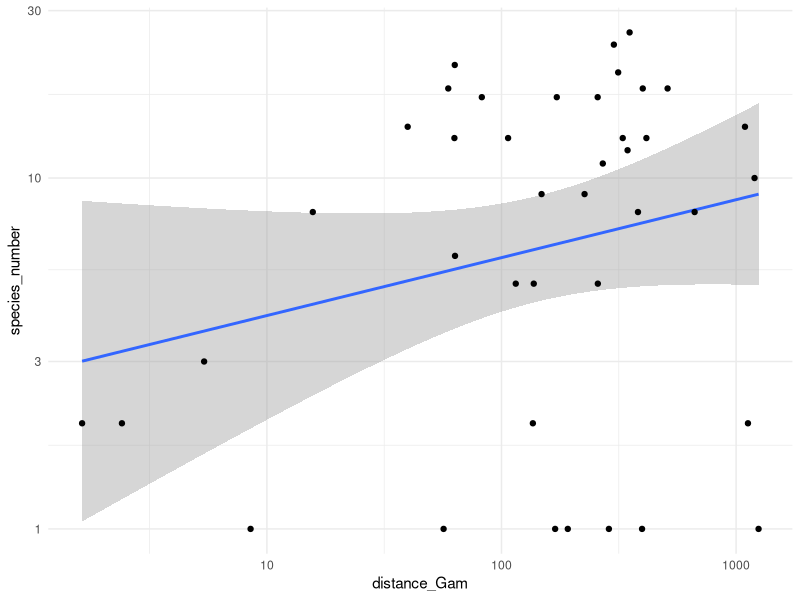
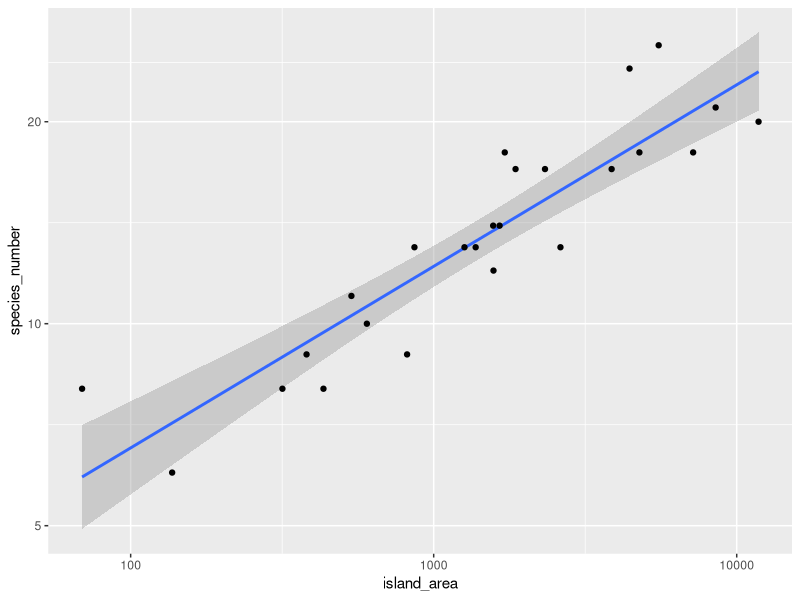

The R source for these figures, in order:
library(readr)
library(dplyr)
library(tidyr)
library(ggplot2)

tree_dat <- read_tsv("island/data/oo_444807.txt", skip = 25) %>% 
  filter(species_number > 0)

tree_dat <- read_csv("island/data/trees.csv")

tree_dat %>% 
  ggplot(aes(x = distance_Gam, y = species_number)) +
  geom_smooth(
    formula = "y ~ x",
    method = "lm"
  ) +
  geom_point() +
  scale_x_log10() +
  scale_y_log10() +
  theme_minimal()

tree_dat |>
  filter(soil_depth_mean > 0) |> 
  ggplot(aes(x = island_area, y = species_number)) +
  geom_smooth(
    formula = y ~ x,
    method = "lm"
  ) +
  geom_point() +
  scale_x_log10() +
  scale_y_log10()

summary(lm(species_number ~ distance_Gam, data = tree_dat))
summary(lm(species_number ~ island_area, data = tree_dat))
